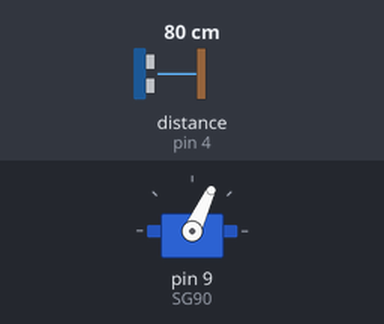
A sketch run on a simulated Arduino Uno, built with avr-gcc and run on an emulated ATmega328P. Shown: servo. Inputs (shaded band) come from the test bench; at power-on: distance to the obstacle (sensor on pin 4) 80 cm. The echo pulse lasts 58.3 µs per cm; what the sketch prints to the serial monitor is not drawn.

Above: at 1.2 s.
1.3 s: distance to the obstacle (sensor on pin 4) set to 28 cm
3.3 s: distance to the obstacle (sensor on pin 4) set to 22 cm
At 4.4 s:
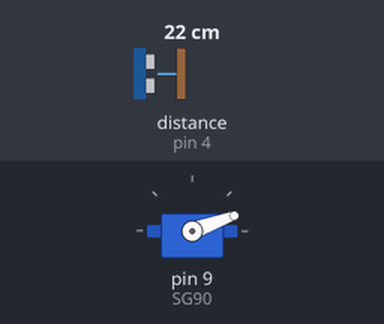
At 9.0 s:
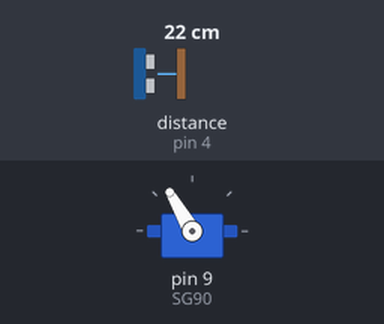
Timing chart, 0 to 15.3 s (numbered marks = the images above; inputs shaded):
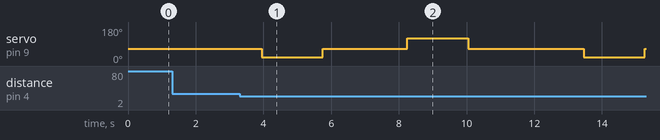

The sketch:

Ultrasonic___Servo_Calibration.ino
```cpp
#include <Servo.h>
#include "NewPing.h"

#define Trig_Pin 12
#define Echo_Pin 4
#define Max_Distance 400

float distance;

NewPing sonar(Trig_Pin, Echo_Pin, Max_Distance);

Servo SG90;

#define right 20
#define left 120
#define center 65

void setup() {
Serial.begin(9600);
SG90.attach(9);
SG90.write(center);

}
void loop() {
Serial.print("Center Distance: ");
Serial.println(Distance());

if(Distance()<25){
  Serial.print("Center Distance: ");
  Serial.println(Distance());
  lookRight();
  delay(500);
  lookLeft();
  delay(500);
}

}

int Distance(){
distance = sonar.ping_cm();
delay(300);
return distance;
  }

int lookRight(){
SG90.write(right);
Serial.println("Look Right");
delay(500);
float distance = Distance();
Serial.print("Right Distance : ");
Serial.println(distance);
delay(1000);
SG90.write(center);
delay(2000);
return distance;
}

int lookLeft(){
SG90.write(left);
Serial.println("Look Left");
delay(500);
float distance = Distance();
Serial.print("Left Distance: ");
Serial.println(distance);
delay(1000);
SG90.write(center);
delay(2000);
return distance;
}
```

Measured:
- the behaviour switches between 25 and 24 cm on distance to the obstacle (sensor on pin 4) (found by bisection; images 0 and 1)
- after the input at 1.3 s, every drawn part: stays the same
- after the input at 3.3 s, servo on pin 9 (SG90): 65° → 20° after 0.65 s, → 65° 1.8 s later, → 120° 2.5 s later, → 65° 1.8 s later, … (6 changes in this stretch)
